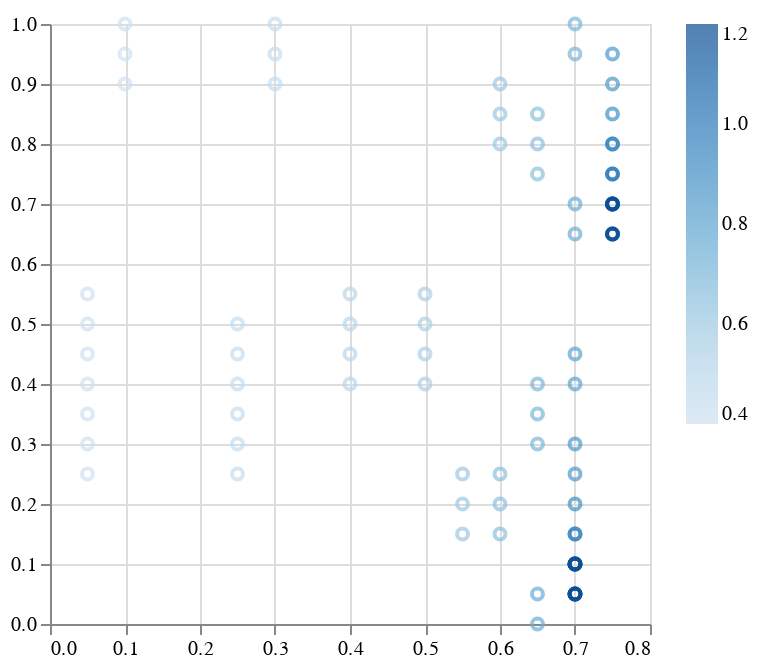

The notebook cell this image was saved under:
### Code cell
@vlplot(:point,x=df_paras.Cv,y=df_paras.Cp,color=df_paras.Λ)

### Figure 1 — Vega-Lite specification as saved in the notebook (floating-point values rounded to 4 significant figures)
{"data": {"values": [{"color": 0.4, "x": 0.05, "y": 0.25}, {"color": 0.4, "x": 0.05, "y": 0.3}, {"color": 0.4, "x": 0.05, "y": 0.35}, {"color": 0.4, "x": 0.05, "y": 0.4}, {"color": 0.4, "x": 0.05, "y": 0.45}, {"color": 0.4, "x": 0.05, "y": 0.5}, {"color": 0.4, "x": 0.05, "y": 0.55}, {"color": 0.4, "x": 0.1, "y": 0.9}, {"color": 0.4, "x": 0.1, "y": 0.95}, {"color": 0.4, "x": 0.1, "y": 1}, {"color": 0.45, "x": 0.25, "y": 0.25}, {"color": 0.45, "x": 0.25, "y": 0.3}, {"color": 0.45, "x": 0.25, "y": 0.35}, {"color": 0.45, "x": 0.25, "y": 0.4}, {"color": 0.45, "x": 0.25, "y": 0.45}, {"color": 0.45, "x": 0.25, "y": 0.5}, {"color": 0.45, "x": 0.3, "y": 0.9}, {"color": 0.45, "x": 0.3, "y": 0.95}, {"color": 0.45, "x": 0.3, "y": 1}, {"color": 0.5, "x": 0.4, "y": 0.4}, {"color": 0.5, "x": 0.4, "y": 0.45}, {"color": 0.5, "x": 0.4, "y": 0.5}, {"color": 0.5, "x": 0.4, "y": 0.55}, {"color": 0.55, "x": 0.5, "y": 0.4}, {"color": 0.55, "x": 0.5, "y": 0.45}, {"color": 0.55, "x": 0.5, "y": 0.5}, {"color": 0.55, "x": 0.5, "y": 0.55}, {"color": 0.6, "x": 0.55, "y": 0.15}, {"color": 0.6, "x": 0.55, "y": 0.2}, {"color": 0.6, "x": 0.55, "y": 0.25}, {"color": 0.6, "x": 0.6, "y": 0.8}, {"color": 0.6, "x": 0.6, "y": 0.85}, {"color": 0.6, "x": 0.6, "y": 0.9}, {"color": 0.65, "x": 0.6, "y": 0.15}, {"color": 0.65, "x": 0.6, "y": 0.2}, {"color": 0.65, "x": 0.6, "y": 0.25}, {"color": 0.65, "x": 0.65, "y": 0.75}, {"color": 0.65, "x": 0.65, "y": 0.8}, {"color": 0.65, "x": 0.65, "y": 0.85}, {"color": 0.7, "x": 0.65, "y": 0.3}, {"color": 0.7, "x": 0.65, "y": 0.35}, {"color": 0.7, "x": 0.65, "y": 0.4}, {"color": 0.7, "x": 0.7, "y": 0.95}, {"color": 0.7, "x": 0.7, "y": 1}, {"color": 0.75, "x": 0.65, "y": 0}, {"color": 0.75, "x": 0.65, "y": 0.05}, {"color": 0.75, "x": 0.7, "y": 0.65}, {"color": 0.75, "x": 0.7, "y": 0.7}, {"color": 0.8, "x": 0.7, "y": 0.4}, {"color": 0.8, "x": 0.7, "y": 0.45}, {"color": 0.85, "x": 0.7, "y": 0.25}, {"color": 0.85, "x": 0.7, "y": 0.3}, {"color": 0.85, "x": 0.75, "y": 0.9}, {"color": 0.85, "x": 0.75, "y": 0.95}, {"color": 0.9, "x": 0.7, "y": 0.15}, {"color": 0.9, "x": 0.7, "y": 0.2}, {"color": 0.9, "x": 0.75, "y": 0.8}, {"color": 0.9, "x": 0.75, "y": 0.85}, {"color": 0.95, "x": 0.7, "y": 0.1}, {"color": 0.95, "x": 0.7, "y": 0.15}, {"color": 0.95, "x": 0.75, "y": 0.75}, {"color": 0.95, "x": 0.75, "y": 0.8}, {"color": 1, "x": 0.7, "y": 0.05}, {"color": 1, "x": 0.7, "y": 0.1}, {"color": 1, "x": 0.75, "y": 0.7}, {"color": 1, "x": 0.75, "y": 0.75}, {"color": 1.05, "x": 0.7, "y": 0.05}, {"color": 1.05, "x": 0.7, "y": 0.1}, {"color": 1.05, "x": 0.75, "y": 0.7}, {"color": 1.1, "x": 0.7, "y": 0.05}, {"color": 1.1, "x": 0.7, "y": 0.1}, {"color": 1.1, "x": 0.75, "y": 0.65}, {"color": 1.1, "x": 0.75, "y": 0.7}, {"color": 1.15, "x": 0.7, "y": 0.05}, {"color": 1.15, "x": 0.7, "y": 0.1}, {"color": 1.15, "x": 0.75, "y": 0.65}, {"color": 1.15, "x": 0.75, "y": 0.7}, {"color": 1.2, "x": 0.7, "y": 0.05}, {"color": 1.2, "x": 0.7, "y": 0.1}, {"color": 1.2, "x": 0.75, "y": 0.65}, {"color": 1.2, "x": 0.75, "y": 0.7}]}, "encoding": {"color": {"field": "color", "title": null, "type": "quantitative"}, "x": {"field": "x", "title": null, "type": "quantitative"}, "y": {"field": "y", "title": null, "type": "quantitative"}}, "mark": "point"}
